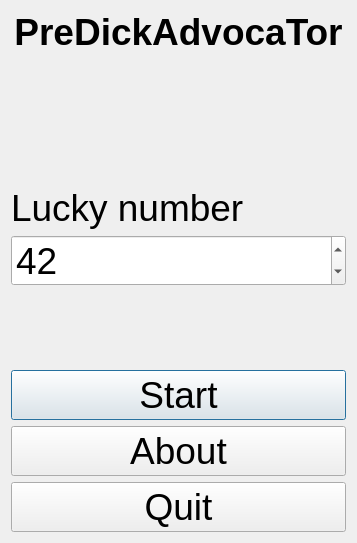
<?xml version="1.0" encoding="UTF-8"?>
<ui version="4.0">
 <class>QtPreDickAdvocaTorMenuDialog</class>
 <widget class="QDialog" name="QtPreDickAdvocaTorMenuDialog">
  <property name="geometry">
   <rect>
    <x>0</x>
    <y>0</y>
    <width>357</width>
    <height>543</height>
   </rect>
  </property>
  <property name="font">
   <font>
    <pointsize>28</pointsize>
   </font>
  </property>
  <property name="windowTitle">
   <string>PreDickAdvocaTor</string>
  </property>
  <layout class="QVBoxLayout" name="verticalLayout">
   <item>
    <widget class="QLabel" name="label_title">
     <property name="font">
      <font>
       <pointsize>28</pointsize>
       <weight>75</weight>
       <bold>true</bold>
      </font>
     </property>
     <property name="text">
      <string>PreDickAdvocaTor</string>
     </property>
     <property name="alignment">
      <set>Qt::AlignCenter</set>
     </property>
    </widget>
   </item>
   <item>
    <widget class="QLabel" name="image_gabor">
     <property name="text">
      <string/>
     </property>
     <property name="pixmap">
      <pixmap>:/images/ToolGaborFilter.png</pixmap>
     </property>
     <property name="alignment">
      <set>Qt::AlignCenter</set>
     </property>
    </widget>
   </item>
   <item>
    <spacer name="verticalSpacer_2">
     <property name="orientation">
      <enum>Qt::Vertical</enum>
     </property>
     <property name="sizeHint" stdset="0">
      <size>
       <width>20</width>
       <height>40</height>
      </size>
     </property>
    </spacer>
   </item>
   <item>
    <widget class="QLabel" name="label">
     <property name="text">
      <string>Lucky number</string>
     </property>
    </widget>
   </item>
   <item>
    <widget class="QSpinBox" name="box_number">
     <property name="maximum">
      <number>999999999</number>
     </property>
     <property name="value">
      <number>42</number>
     </property>
    </widget>
   </item>
   <item>
    <spacer name="spacer_bottom">
     <property name="orientation">
      <enum>Qt::Vertical</enum>
     </property>
     <property name="sizeHint" stdset="0">
      <size>
       <width>20</width>
       <height>40</height>
      </size>
     </property>
    </spacer>
   </item>
   <item>
    <widget class="QPushButton" name="button_start">
     <property name="text">
      <string>Start</string>
     </property>
    </widget>
   </item>
   <item>
    <widget class="QPushButton" name="button_about">
     <property name="text">
      <string>About</string>
     </property>
    </widget>
   </item>
   <item>
    <widget class="QPushButton" name="button_quit">
     <property name="text">
      <string>Quit</string>
     </property>
    </widget>
   </item>
  </layout>
 </widget>
 <layoutdefault spacing="6" margin="11"/>
 <resources/>
 <connections/>
</ui>
